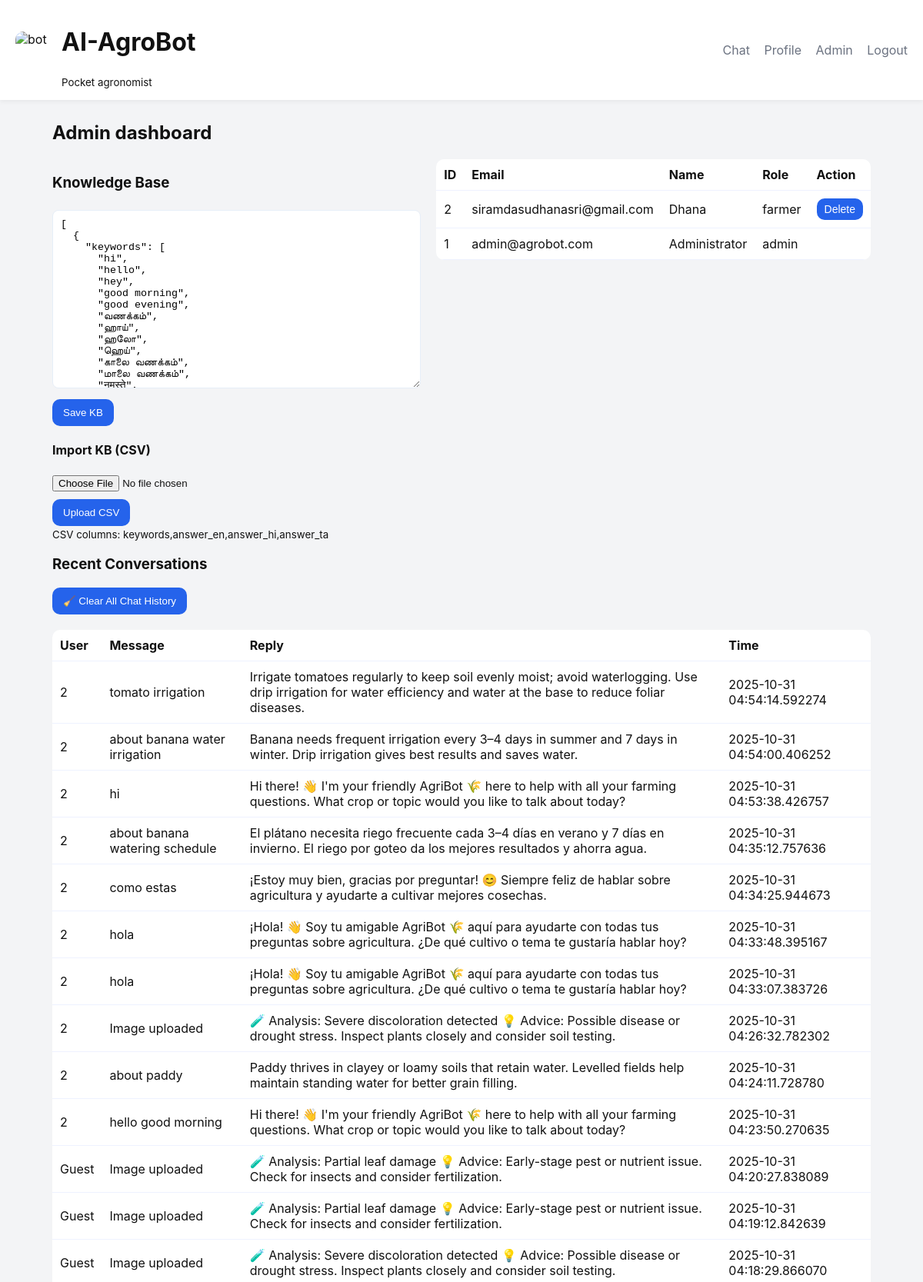
The page /admin (signed in, upper part) on the database its author committed.
### database.py (models this page shows)
class User(UserMixin, db.Model):
    __tablename__ = "users"
    id = db.Column(db.Integer, primary_key=True)
    email = db.Column(db.String(200), unique=True, nullable=False)
    password = db.Column(db.String(200), nullable=False)
    name = db.Column(db.String(100))
    role = db.Column(db.String(20), default="farmer")
    primary_crop = db.Column(db.String(100))
    region = db.Column(db.String(100))
    preferred_language = db.Column(db.String(20), default="en")

class ChatHistory(db.Model):
    __tablename__ = "chat_history"
    id = db.Column(db.Integer, primary_key=True)
    user_id = db.Column(db.Integer, db.ForeignKey("users.id"), nullable=True)
    user_message = db.Column(db.Text)
    bot_response = db.Column(db.Text)
    created_at = db.Column(db.DateTime, default=datetime.utcnow)
    feedback = db.Column(db.String(20), nullable=True)

### app.py (the view)
@app.route("/admin")
@login_required
def admin_dashboard():
    if current_user.role != "admin":
        flash("Access denied", "danger")
        return redirect(url_for("index"))
    users = User.query.order_by(User.id.desc()).all()
    chats = ChatHistory.query.order_by(ChatHistory.created_at.desc()).limit(500).all()
    kb_content = ""
    try:
        with open(KB_PATH, "r", encoding="utf-8") as f:
            kb_content = f.read()
    except Exception:
        kb_content = "[]"
    return render_template("admin_dashboard.html", users=users, chats=chats, kb_content=kb_content)

### app.py (called while the page is built)
@login_manager.user_loader
def load_user(user_id):
    return db.session.get(User, int(user_id))

### templates/admin_dashboard.html
{% extends "base.html" %}
{% block content %}
<h2>Admin dashboard</h2>
<div class="admin-grid">
  <section class="admin-kb">
    <h3>Knowledge Base</h3>
    <form method="post" action="{{ url_for('admin_edit_kb') }}">
      <textarea name="kb_data" rows="14">{{ kb_content }}</textarea>
      <div class="actions"><button class="btn" type="submit">Save KB</button></div>
    </form>
    <h4>Import KB (CSV)</h4>
    <form method="post" action="{{ url_for('admin_upload_kb_csv') }}" enctype="multipart/form-data">
      <input type="file" name="csv_file" accept=".csv" required><div class="actions"><button class="btn" type="submit">Upload CSV</button></div>
      <small>CSV columns: keywords,answer_en,answer_hi,answer_ta</small>
    </form>
  </section>
  <section class="admin-chats">
    <table class="table"><thead><tr><th>ID</th><th>Email</th><th>Name</th><th>Role</th><th>Action</th></tr></thead><tbody>{% for u in users %}<tr><td>{{ u.id }}</td><td>{{ u.email }}</td><td>{{ u.name }}</td><td>{{ u.role }}</td><td>{% if u.role!='admin' %}<form method="post" action="{{ url_for('admin_delete_user', user_id=u.id) }}"><button class="btn small" type="submit" onclick="return confirm('Delete user?')">Delete</button></form>{% endif %}</td></tr>{% endfor %}</tbody></table>
  </section>
</div>
    <h3>Recent Conversations</h3>
<form method="post" action="{{ url_for('admin_clear_chats') }}" onsubmit="return confirm('Are you sure you want to delete all chat history?');">
  <button class="btn danger" type="submit">🧹 Clear All Chat History</button>
</form>
<br>
<table class="table">
  <thead>
    <tr><th>User</th><th>Message</th><th>Reply</th><th>Time</th></tr>
  </thead>
  <tbody>
    {% for c in chats %}
      <tr>
        <td>{{ c.user_id or 'Guest' }}</td>
        <td>{{ c.user_message }}</td>
        <td>{{ c.bot_response }}</td>
        <td>{{ c.created_at }}</td>
      </tr>
    {% endfor %}
  </tbody>
</table>
{% endblock %}

### templates/base.html (shortened to what this page needs)
<!doctype html>
<html lang="en">
<head>
  <link rel="stylesheet" href="{{ url_for('static', filename='style.css') }}">
</head>
<body>
  <header class="topbar">
    <div class="brand"><img src="{{ url_for('static', filename='bot.png') }}" class="logo" alt="bot"><div><h1>AI-AgroBot</h1><small>Pocket agronomist</small></div></div>
    <nav class="nav">
      <a href="{{ url_for('index') }}">Chat</a>
      {% if current_user.is_authenticated %}
        <a href="{{ url_for('profile') }}">Profile</a>
        {% if current_user.role == 'admin' %}<a href="{{ url_for('admin_dashboard') }}">Admin</a>{% endif %}
        <a href="{{ url_for('logout') }}">Logout</a>
      {% else %}
        <a href="{{ url_for('login') }}">Login</a>
        <a href="{{ url_for('register') }}">Register</a>
      {% endif %}
    </nav>
  </header>
  <main class="main">
    {% block content %}{% endblock %}
  </main>
</body>
</html>

### static/style.css (style rules this page uses)
:root { --brand: #2563eb; --muted: #6b7280; --bg: #f3f4f6; --card: #ffffff }
* { box-sizing: border-box }
body { font-family: Inter, system-ui, Segoe UI, Roboto, Arial; margin: 0; background: var(--bg); color: #111 }
.topbar { display: flex; align-items: center; justify-content: space-between; padding: 14px 20px; background: var(--card); box-shadow: 0 2px 6px rgba(0, 0, 0, 0.06) }
.brand { display: flex; align-items: center; gap: 12px }
.logo { width: 48px; height: 48px; border-radius: 10px }
.nav a { margin-left: 14px; color: var(--muted); text-decoration: none }
.main { max-width: 1100px; margin: 28px auto; padding: 0 18px }
.btn, button { background: var(--brand); color: white; border: none; padding: 10px 14px; border-radius: 10px; cursor: pointer }
.btn.small { padding: 6px 10px; font-size: 14px }
.auth-card input, .auth-card select, textarea { width: 100%; padding: 10px; border-radius: 8px; border: 1px solid #e6eef8; margin-top: 6px }
.actions { display: flex; align-items: center; gap: 10px; margin-top: 10px }
.admin-grid { display: grid; grid-template-columns: 1fr 1fr; gap: 20px }
.table { width: 100%; border-collapse: collapse; background: var(--card); border-radius: 10px; overflow: hidden }
.table th, .table td { padding: 10px; border-bottom: 1px solid #eef2ff; text-align: left }

### rows shown on the page
User: id "2", email "siramdasudhanasri@gmail.com", name "Dhana", role "farmer"
User: id "1", email "admin@agrobot.com", name "Administrator", role "admin"
ChatHistory: user "2", user_message "tomato irrigation", bot_response "Irrigate tomatoes regularly to keep soil evenly moist; avoid waterlogging. Use drip irrigation for water efficiency and water at the base to reduce foliar diseases.", created_at "2025-10-31 04:54:14.592274"
ChatHistory: user "2", user_message "about banana water irrigation", bot_response "Banana needs frequent irrigation every 3–4 days in summer and 7 days in winter. Drip irrigation gives best results and saves water.", created_at "2025-10-31 04:54:00.406252"
ChatHistory: user "2", user_message "hi", bot_response "Hi there! 👋 I'm your friendly AgriBot 🌾 here to help with all your farming questions. What crop or topic would you like to talk about today?", created_at "2025-10-31 04:53:38.426757"
ChatHistory: user "2", user_message "about banana watering schedule", bot_response "El plátano necesita riego frecuente cada 3–4 días en verano y 7 días en invierno. El riego por goteo da los mejores resultados y ahorra agua.", created_at "2025-10-31 04:35:12.757636"
ChatHistory: user "2", user_message "como estas", bot_response "¡Estoy muy bien, gracias por preguntar! 😊 Siempre feliz de hablar sobre agricultura y ayudarte a cultivar mejores cosechas.", created_at "2025-10-31 04:34:25.944673"
ChatHistory: user "2", user_message "hola", bot_response "¡Hola! 👋 Soy tu amigable AgriBot 🌾 aquí para ayudarte con todas tus preguntas sobre agricultura. ¿De qué cultivo o tema te gustaría hablar hoy?", created_at "2025-10-31 04:33:48.395167"
ChatHistory: user "2", user_message "hola", bot_response "¡Hola! 👋 Soy tu amigable AgriBot 🌾 aquí para ayudarte con todas tus preguntas sobre agricultura. ¿De qué cultivo o tema te gustaría hablar hoy?", created_at "2025-10-31 04:33:07.383726"
ChatHistory: user "2", user_message "Image uploaded", bot_response "🧪 Analysis: Severe discoloration detected 💡 Advice: Possible disease or drought stress. Inspect plants closely and consider soil testing.", created_at "2025-10-31 04:26:32.782302"
ChatHistory: user "2", user_message "about paddy", bot_response "Paddy thrives in clayey or loamy soils that retain water. Levelled fields help maintain standing water for better grain filling.", created_at "2025-10-31 04:24:11.728780"
ChatHistory: user "2", user_message "hello good morning", bot_response "Hi there! 👋 I'm your friendly AgriBot 🌾 here to help with all your farming questions. What crop or topic would you like to talk about today?", created_at "2025-10-31 04:23:50.270635"
ChatHistory: user_id "Guest", user_message "Image uploaded", bot_response "🧪 Analysis: Partial leaf damage 💡 Advice: Early-stage pest or nutrient issue. Check for insects and consider fertilization.", created_at "2025-10-31 04:20:27.838089"
ChatHistory: user_id "Guest", user_message "Image uploaded", bot_response "🧪 Analysis: Partial leaf damage 💡 Advice: Early-stage pest or nutrient issue. Check for insects and consider fertilization.", created_at "2025-10-31 04:19:12.842639"
ChatHistory: user_id "Guest", user_message "Image uploaded", bot_response "🧪 Analysis: Severe discoloration detected 💡 Advice: Possible disease or drought stress. Inspect plants closely and consider soil testing.", created_at "2025-10-31 04:18:29.866070"
